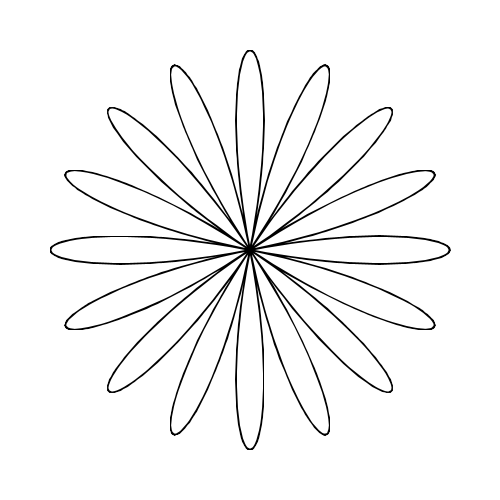
Frame 1 (no input)
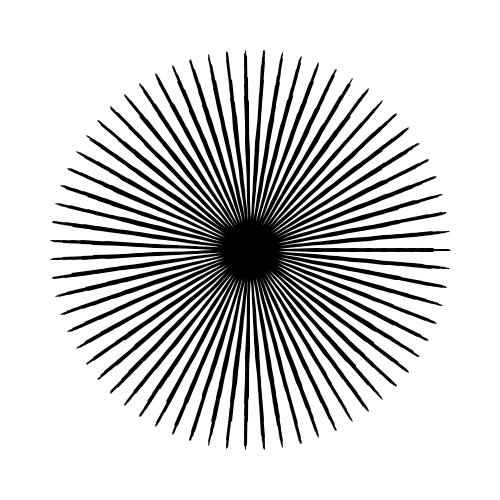
Frame 60 (the mouse pressed at the canvas centre just before this capture)
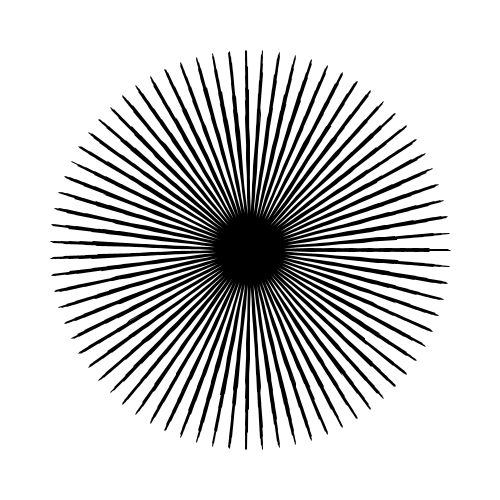
Frame 120 (the mouse held since frame 60 and released just before this capture)

The Processing sketch that drew these frames (run headless with seeded random() and noise(); from frame 60 on, the mouse is pressed at the canvas centre):

// Processing sketch: Animation2
// ── Animation2.pde
int k=8;
int in = 1;
void setup(){
  size(500,500);
  frameRate(10);
}

void draw(){
  background(255);
  beginShape();
  translate(width/2,height/2);
  noFill();
  for(float i=0;i<TWO_PI*10;i+=0.02){
    float r = 200*cos(i*k);
    float x = r * cos(i);
    float y = r * sin(i);
    //line(x,y,x,y+20);
    vertex(x,y);
  }
  endShape(CLOSE);
  k+=in;
  if(k>100 || k<5)in*=-1;
}
